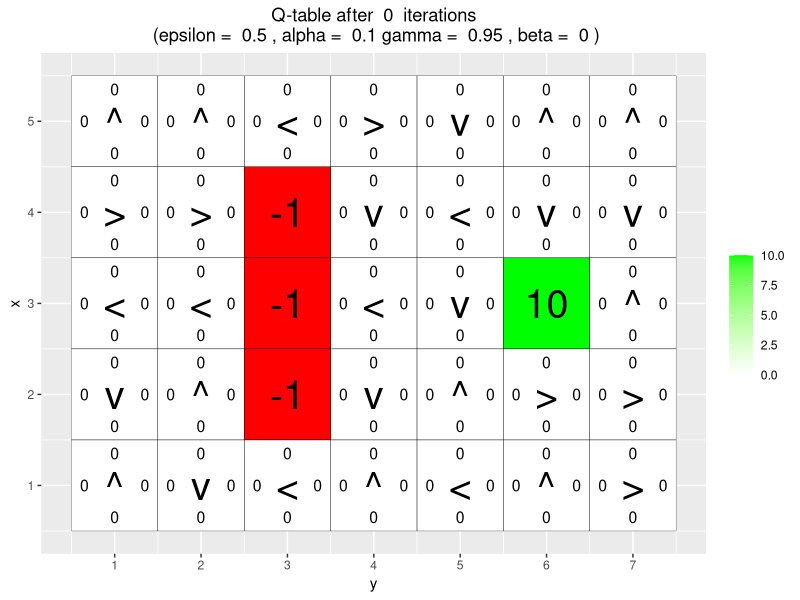
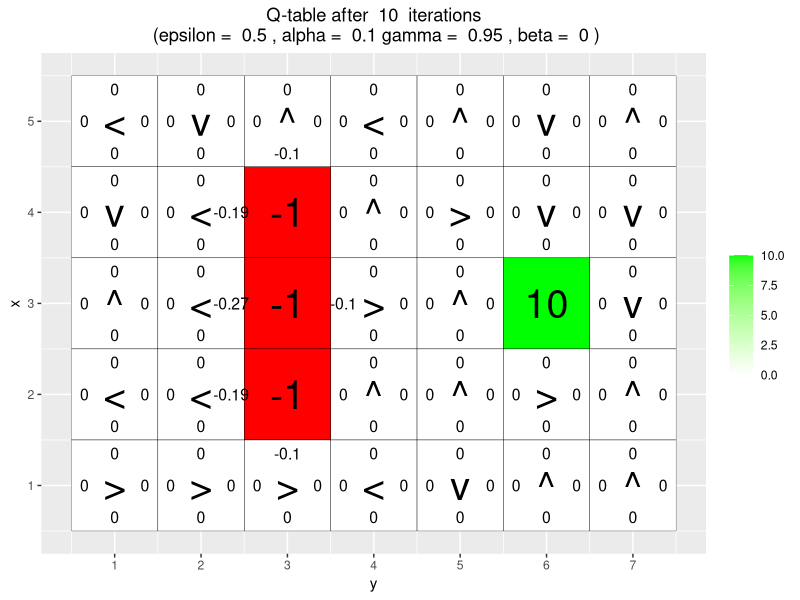
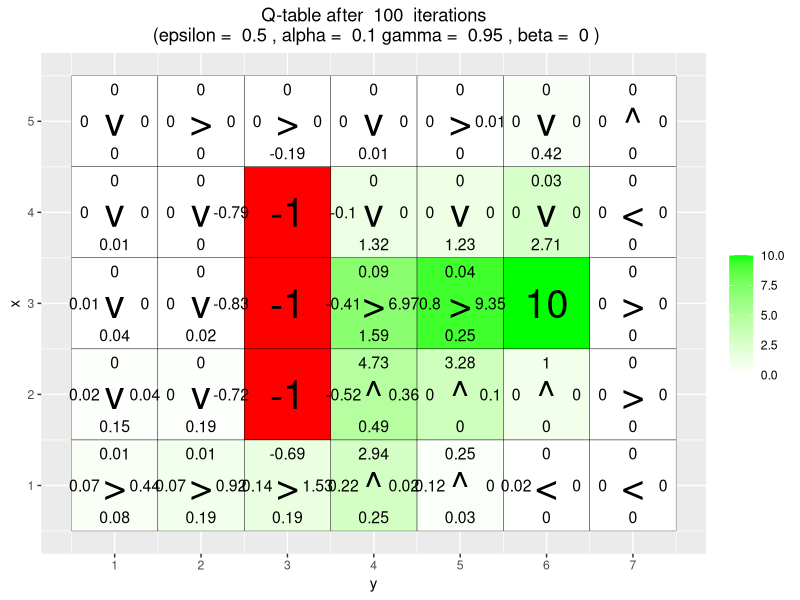
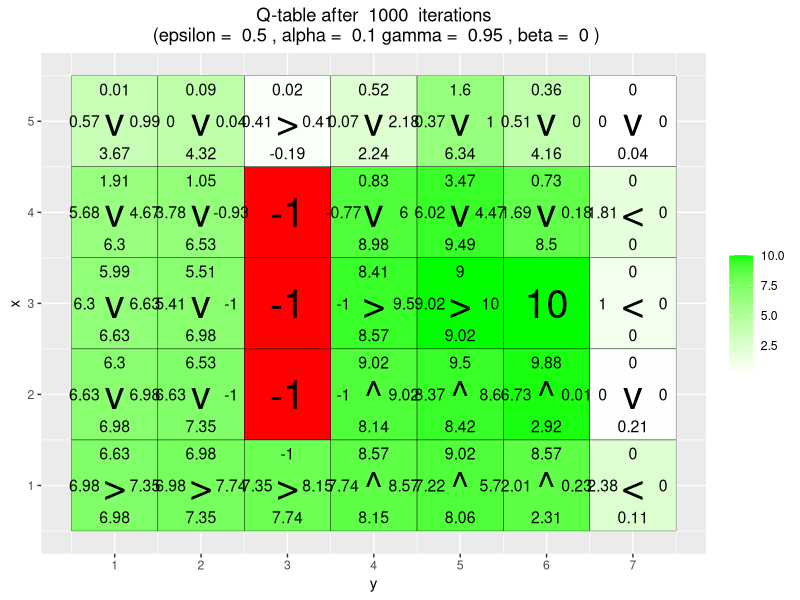
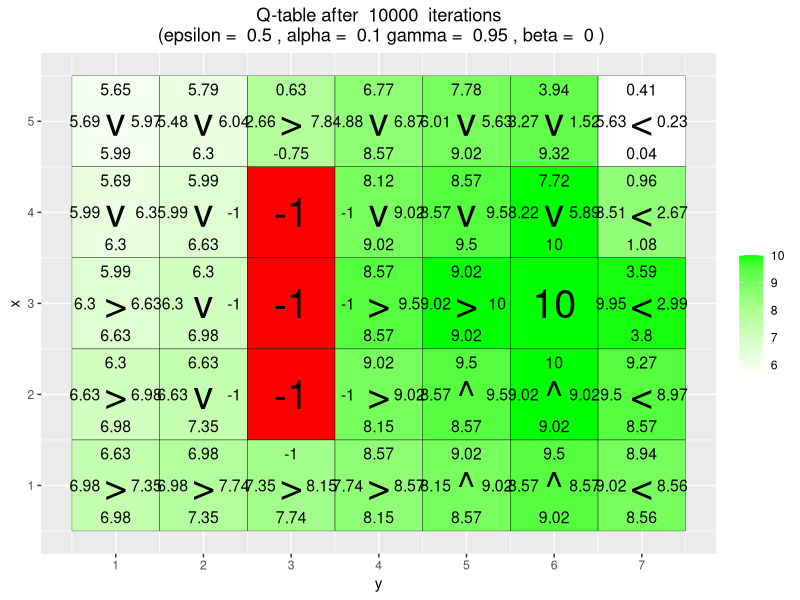
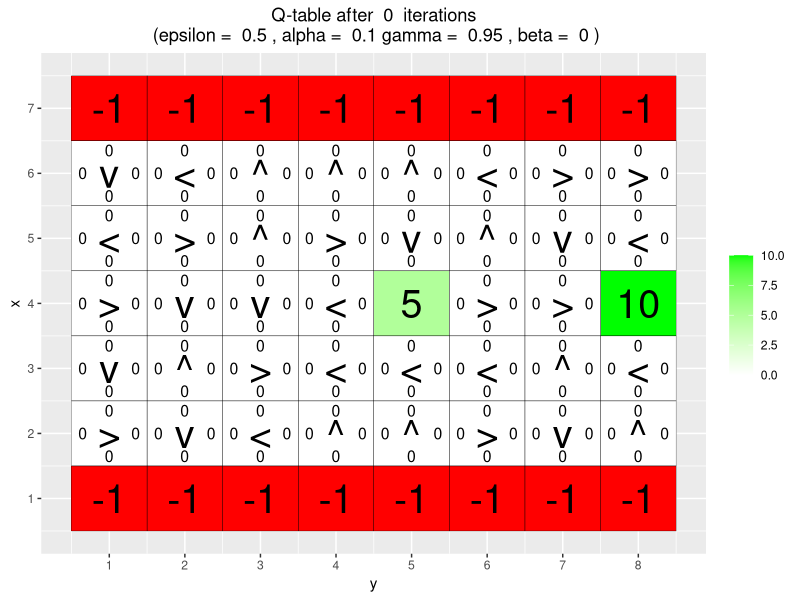
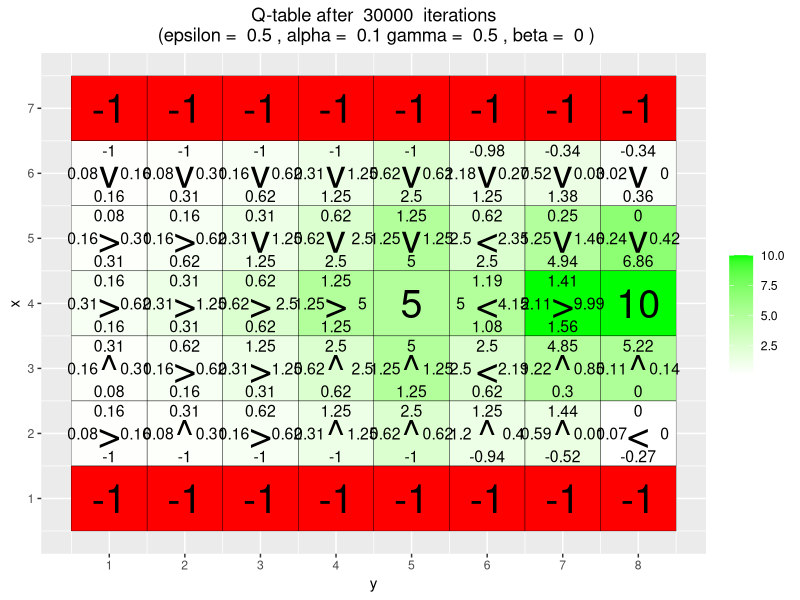
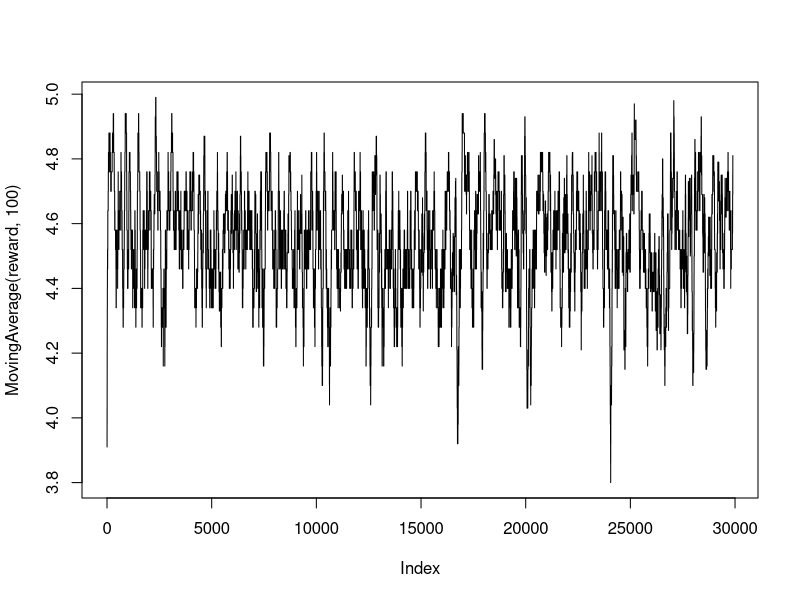

Source code (R) for these figures, in order:
# By Jose M. Peña and Joel Oskarsson.
# For teaching purposes.
# jose.m.pena@liu.se.

#####################################################################################################
# Q-learning
#####################################################################################################

# install.packages("ggplot2")
# install.packages("vctrs")
library(ggplot2)

arrows <- c("^", ">", "v", "<")
action_deltas <- list(c(1,0), # up
                      c(0,1), # right
                      c(-1,0), # down
                      c(0,-1)) # left

vis_environment <- function(iterations=0, epsilon = 0.5, alpha = 0.1, gamma = 0.95, beta = 0){
  
  # Visualize an environment with rewards. 
  # Q-values for all actions are displayed on the edges of each tile.
  # The (greedy) policy for each state is also displayed.
  # 
  # Args:
  #   iterations, epsilon, alpha, gamma, beta (optional): for the figure title.
  #   reward_map (global variable): a HxW array containing the reward given at each state.
  #   q_table (global variable): a HxWx4 array containing Q-values for each state-action pair.
  #   H, W (global variables): environment dimensions.
  
  df <- expand.grid(x=1:H,y=1:W)
  foo <- mapply(function(x,y) ifelse(reward_map[x,y] == 0,q_table[x,y,1],NA),df$x,df$y)
  df$val1 <- as.vector(round(foo, 2))
  foo <- mapply(function(x,y) ifelse(reward_map[x,y] == 0,q_table[x,y,2],NA),df$x,df$y)
  df$val2 <- as.vector(round(foo, 2))
  foo <- mapply(function(x,y) ifelse(reward_map[x,y] == 0,q_table[x,y,3],NA),df$x,df$y)
  df$val3 <- as.vector(round(foo, 2))
  foo <- mapply(function(x,y) ifelse(reward_map[x,y] == 0,q_table[x,y,4],NA),df$x,df$y)
  df$val4 <- as.vector(round(foo, 2))
  foo <- mapply(function(x,y) 
    ifelse(reward_map[x,y] == 0,arrows[GreedyPolicy(x,y)],reward_map[x,y]),df$x,df$y)
  df$val5 <- as.vector(foo)
  foo <- mapply(function(x,y) ifelse(reward_map[x,y] == 0,max(q_table[x,y,]),
                                     ifelse(reward_map[x,y]<0,NA,reward_map[x,y])),df$x,df$y)
  df$val6 <- as.vector(foo)
  
  print(ggplot(df,aes(x = y,y = x)) +
          scale_fill_gradient(low = "white", high = "green", na.value = "red", name = "") +
          geom_tile(aes(fill=val6)) +
          geom_text(aes(label = val1),size = 4,nudge_y = .35,na.rm = TRUE) +
          geom_text(aes(label = val2),size = 4,nudge_x = .35,na.rm = TRUE) +
          geom_text(aes(label = val3),size = 4,nudge_y = -.35,na.rm = TRUE) +
          geom_text(aes(label = val4),size = 4,nudge_x = -.35,na.rm = TRUE) +
          geom_text(aes(label = val5),size = 10) +
          geom_tile(fill = 'transparent', colour = 'black') + 
          ggtitle(paste("Q-table after ",iterations," iterations\n",
                        "(epsilon = ",epsilon,", alpha = ",alpha,"gamma = ",gamma,", beta = ",beta,")")) +
          theme(plot.title = element_text(hjust = 0.5)) +
          scale_x_continuous(breaks = c(1:W),labels = c(1:W)) +
          scale_y_continuous(breaks = c(1:H),labels = c(1:H)))
  
}

GreedyPolicy <- function(x, y){
  
  # Get a greedy action for state (x,y) from q_table.
  #
  # Args:
  #   x, y: state coordinates.
  #   q_table (global variable): a HxWx4 array containing Q-values for each state-action pair.
  # 
  # Returns:
  #   An action, i.e. integer in {1,2,3,4}.
  
  # Values for each action in given state
  q_values <- q_table[x, y, ]
  # Action(s) which has highest q_value
  best_actions <- which(q_values == max(q_values))
  # Handle ties if exists
  action <- best_actions[sample.int(length(best_actions), 1)]
  
}

EpsilonGreedyPolicy <- function(x, y, epsilon){
  
  # Get an epsilon-greedy action for state (x,y) from q_table.
  #
  # Args:
  #   x, y: state coordinates.
  #   epsilon: probability of acting randomly.
  # 
  # Returns:
  #   An action, i.e. integer in {1,2,3,4}.
  
  # Your code here.
  if(runif(1) < epsilon) {
    # Random action
    action <- sample.int(4, 1)
  } else {
    # Greedy policy
    action <- GreedyPolicy(x, y)    
  }
  return(action)
}

transition_model <- function(x, y, action, beta){
  
  # Computes the new state after given action is taken. The agent will follow the action 
  # with probability (1-beta) and slip to the right or left with probability beta/2 each.
  # 
  # Args:
  #   x, y: state coordinates.
  #   action: which action the agent takes (in {1,2,3,4}).
  #   beta: probability of the agent slipping to the side when trying to move.
  #   H, W (global variables): environment dimensions.
  # 
  # Returns:
  #   The new state after the action has been taken.
  
  delta <- sample(-1:1, size = 1, prob = c(0.5*beta,1-beta,0.5*beta))
  final_action <- ((action + delta + 3) %% 4) + 1
  foo <- c(x,y) + unlist(action_deltas[final_action])
  foo <- pmax(c(1,1),pmin(foo,c(H,W)))
  
  return (foo)
}

q_learning <- function(start_state, epsilon = 0.5, alpha = 0.1, gamma = 0.95, 
                       beta = 0){
  
  # Perform one episode of Q-learning. The agent should move around in the 
  # environment using the given transition model and update the Q-table.
  # The episode ends when the agent reaches a terminal state.
  # 
  # Args:
  #   start_state: array with two entries, describing the starting position of the agent.
  #   epsilon (optional): probability of acting randomly.
  #   alpha (optional): learning rate.
  #   gamma (optional): discount factor.
  #   beta (optional): slipping factor.
  #   reward_map (global variable): a HxW array containing the reward given at each state.
  #   q_table (global variable): a HxWx4 array containing Q-values for each state-action pair.
  # 
  # Returns:
  #   reward: reward received in the episode.
  #   correction: sum of the temporal difference correction terms over the episode.
  #   q_table (global variable): Recall that R passes arguments by value. So, q_table being
  #   a global variable can be modified with the superassigment operator <<-.
  
  # Your code here.
  state <- start_state
  episode_correction <- 0
  repeat{
    # Follow policy, execute action, get reward.
    action <- EpsilonGreedyPolicy(state[1], state[2], epsilon)
    new_state <- transition_model(state[1], state[2], action, beta)
    reward <- reward_map[new_state[1], new_state[2]]
    
    # q_value of current  state-action pair 
    curr_value <- q_table[state[1], state[2], action]
    # q_value of best action in new state
    next_value <- max(q_table[new_state[1], new_state[2], ])
    # the transition "error" based on the reward plus the best estimated future value
    delta <- reward + gamma * next_value - curr_value
    
    # Q-table update by adding product of "error" and alpha.
    q_table[state[1], state[2], action] <<-
      q_table[state[1], state[2], action] + alpha * delta
    
    # accumulate the TD correction term R + gamma*max_a Q(S',a) - Q(S,A) (unscaled by alpha)
    episode_correction <- episode_correction + delta
    # update state
    state <- new_state
    
    if(reward!=0)
      # End episode.
      return (c(reward,episode_correction))
  }
  
}

#####################################################################################################
# Q-Learning Environments
#####################################################################################################

# Environment A (learning)

H <- 5
W <- 7

reward_map <- matrix(0, nrow = H, ncol = W)
reward_map[3,6] <- 10
reward_map[2:4,3] <- -1

q_table <- array(0,dim = c(H,W,4))

vis_environment()

for(i in 1:10000){
  foo <- q_learning(start_state = c(3,1))
  
  if(any(i==c(10,100,1000,10000)))
    vis_environment(i)
}

# Environment B (the effect of epsilon and gamma)

H <- 7
W <- 8

reward_map <- matrix(0, nrow = H, ncol = W)
reward_map[1,] <- -1
reward_map[7,] <- -1
reward_map[4,5] <- 5
reward_map[4,8] <- 10

q_table <- array(0,dim = c(H,W,4))

vis_environment()

MovingAverage <- function(x, n){
  
  cx <- c(0,cumsum(x))
  rsum <- (cx[(n+1):length(cx)] - cx[1:(length(cx) - n)]) / n
  
  return (rsum)
}

for(j in c(0.5,0.75,0.95)){
  q_table <- array(0,dim = c(H,W,4))
  reward <- NULL
  correction <- NULL
  
  for(i in 1:30000){
    foo <- q_learning(gamma = j, start_state = c(4,1))
    reward <- c(reward,foo[1])
    correction <- c(correction,foo[2])
  }

  vis_environment(i, gamma = j)
  plot(MovingAverage(reward,100),type = "l")
  plot(MovingAverage(correction,100),type = "l")
}

for(j in c(0.5,0.75,0.95)){
  q_table <- array(0,dim = c(H,W,4))
  reward <- NULL
  correction <- NULL
  
  for(i in 1:30000){
    foo <- q_learning(epsilon = 0.1, gamma = j, start_state = c(4,1))
    reward <- c(reward,foo[1])
    correction <- c(correction,foo[2])
  }
  
  vis_environment(i, epsilon = 0.1, gamma = j)
  plot(MovingAverage(reward,100),type = "l")
  plot(MovingAverage(correction,100),type = "l")
}

# Environment C (the effect of beta).

H <- 3
W <- 6

reward_map <- matrix(0, nrow = H, ncol = W)
reward_map[1,2:5] <- -1
reward_map[1,6] <- 10

q_table <- array(0,dim = c(H,W,4))

vis_environment()

for(j in c(0,0.2,0.4,0.66)){
  q_table <- array(0,dim = c(H,W,4))
  
  for(i in 1:10000)
    foo <- q_learning(gamma = 0.6, beta = j, start_state = c(1,1))
  
  vis_environment(i, gamma = 0.6, beta = j)
  print(q_table)
}
